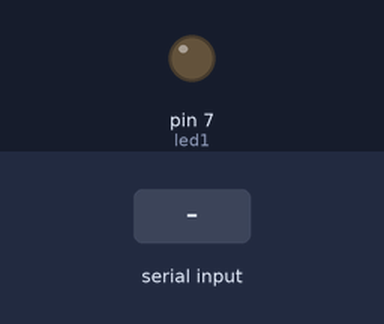
A sketch run on a simulated Arduino Uno, built with avr-gcc and run on an emulated ATmega328P. Shown: output pins drawn as LEDs (lit = HIGH). The inputs (shaded band) are chosen by the test bench.

Above: at 1.2 s.
1.3 s: "1" received over the second serial link
At 1.6 s:
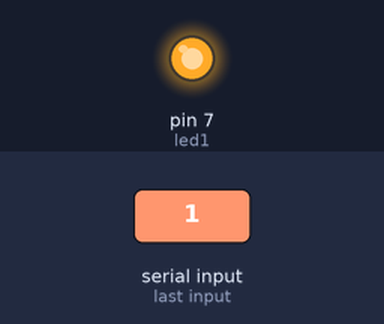
2.8 s: "0" received over the second serial link
At 4.2 s:
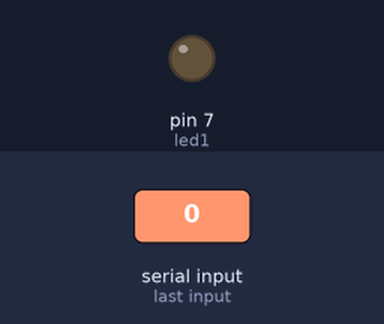
Timing chart, 0 to 5.8 s (numbered marks = the images above; inputs shaded):
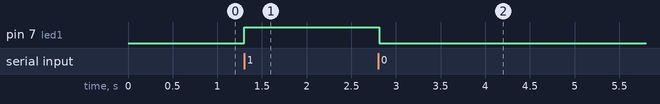

The sketch:

basit-bluetooth.ino
```cpp
#include <SoftwareSerial.h>

SoftwareSerial mySerial(10, 11); // RX, TX
int led1 = 7;
int led2 = 6;
int led3 = 5;
int led4 = 4;
int temp_pin = 1;
float temp;

unsigned long previousMillis = 0;

void setup()
{
	pinMode(led1, OUTPUT);
	digitalWrite(led1, LOW);
	mySerial.begin(9600);
	mySerial.println("Uygulama Baslatildi");
}

void loop()
{


	char ch = mySerial.read();
	if (ch == '0')
	{

		digitalWrite(led1, LOW);
		mySerial.println("0000");
	}
	if (ch=='1')
	{
		digitalWrite(led1, HIGH);
		mySerial.println("1111");
	}

	delay(20);

}
```

Measured:
- after the input at 1.3 s, pin 7 (led1): LOW → HIGH at once
- after the input at 2.8 s, pin 7 (led1): HIGH → LOW at once
